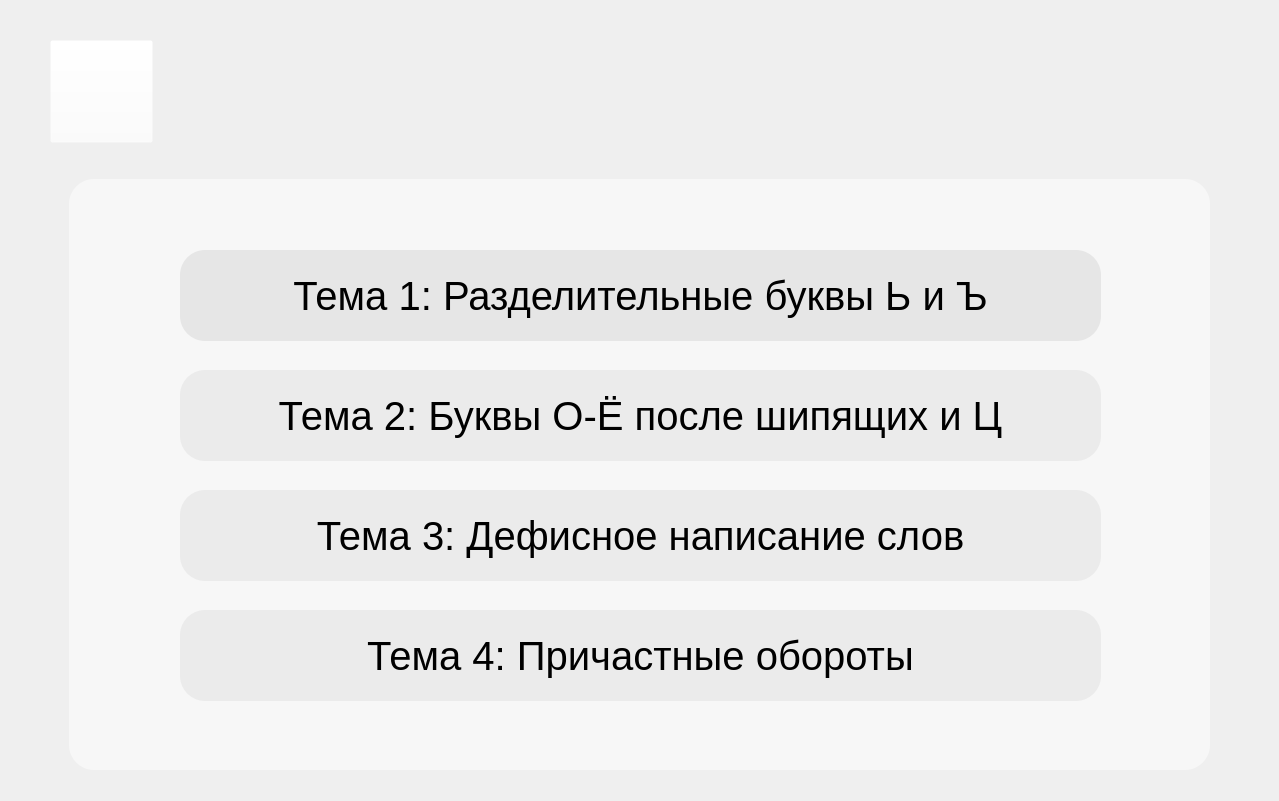
<?xml version="1.0" encoding="UTF-8"?>
<ui version="4.0">
 <class>TopicsWindow</class>
 <widget class="QWidget" name="TopicsWindow">
  <property name="geometry">
   <rect>
    <x>0</x>
    <y>0</y>
    <width>1279</width>
    <height>801</height>
   </rect>
  </property>
  <property name="windowTitle">
   <string>Form</string>
  </property>
  <widget class="QLabel" name="Pic">
   <property name="geometry">
    <rect>
     <x>-2</x>
     <y>-5</y>
     <width>1281</width>
     <height>811</height>
    </rect>
   </property>
   <property name="text">
    <string/>
   </property>
   <property name="pixmap">
    <pixmap>Pic/Pictare.jpg</pixmap>
   </property>
  </widget>
  <widget class="QPushButton" name="BackButton">
   <property name="geometry">
    <rect>
     <x>50</x>
     <y>40</y>
     <width>103</width>
     <height>103</height>
    </rect>
   </property>
   <property name="styleSheet">
    <string notr="true">background-image: url(&quot;:/img/Pic/BackButtonPng.png&quot;);
background-color: rgba(255, 255, 255, 0);</string>
   </property>
   <property name="text">
    <string/>
   </property>
  </widget>
  <widget class="QWidget" name="widget" native="true">
   <property name="geometry">
    <rect>
     <x>69</x>
     <y>179</y>
     <width>1141</width>
     <height>591</height>
    </rect>
   </property>
   <property name="styleSheet">
    <string notr="true">background-color: rgba(255, 255, 255, 125);
border-radius: 25px;</string>
   </property>
  </widget>
  <widget class="QPushButton" name="Topic1Button">
   <property name="geometry">
    <rect>
     <x>180</x>
     <y>250</y>
     <width>921</width>
     <height>91</height>
    </rect>
   </property>
   <property name="font">
    <font>
     <pointsize>30</pointsize>
    </font>
   </property>
   <property name="styleSheet">
    <string notr="true">background-color: rgba(230, 230, 230, 255);
border-radius: 25px;
color: rgb(0, 0, 0);</string>
   </property>
   <property name="text">
    <string>Тема 1: Разделительные буквы Ь и Ъ</string>
   </property>
  </widget>
  <widget class="QPushButton" name="Topic2Button">
   <property name="geometry">
    <rect>
     <x>180</x>
     <y>370</y>
     <width>921</width>
     <height>91</height>
    </rect>
   </property>
   <property name="font">
    <font>
     <pointsize>30</pointsize>
    </font>
   </property>
   <property name="whatsThis">
    <string>&lt;html&gt;&lt;head/&gt;&lt;body&gt;&lt;p&gt;В разработке&lt;/p&gt;&lt;/body&gt;&lt;/html&gt;</string>
   </property>
   <property name="styleSheet">
    <string notr="true">background-color: rgba(230, 230, 230, 170);
border-radius: 25px;
color: rgb(0, 0, 0);</string>
   </property>
   <property name="text">
    <string>Тема 2: Буквы О-Ё после шипящих и Ц</string>
   </property>
  </widget>
  <widget class="QPushButton" name="Topic3Button">
   <property name="geometry">
    <rect>
     <x>180</x>
     <y>490</y>
     <width>921</width>
     <height>91</height>
    </rect>
   </property>
   <property name="font">
    <font>
     <pointsize>30</pointsize>
    </font>
   </property>
   <property name="whatsThis">
    <string>&lt;html&gt;&lt;head/&gt;&lt;body&gt;&lt;p&gt;В разработке&lt;/p&gt;&lt;/body&gt;&lt;/html&gt;</string>
   </property>
   <property name="styleSheet">
    <string notr="true">background-color: rgba(230, 230, 230, 170);
border-radius: 25px;
color: rgb(0, 0, 0);</string>
   </property>
   <property name="text">
    <string>Тема 3: Дефисное написание слов</string>
   </property>
  </widget>
  <widget class="QPushButton" name="Topic4Button">
   <property name="geometry">
    <rect>
     <x>180</x>
     <y>610</y>
     <width>921</width>
     <height>91</height>
    </rect>
   </property>
   <property name="font">
    <font>
     <pointsize>30</pointsize>
    </font>
   </property>
   <property name="whatsThis">
    <string>&lt;html&gt;&lt;head/&gt;&lt;body&gt;&lt;p&gt;В разработке&lt;/p&gt;&lt;/body&gt;&lt;/html&gt;</string>
   </property>
   <property name="styleSheet">
    <string notr="true">background-color: rgba(230, 230, 230, 170);
border-radius: 25px;
color: rgb(0, 0, 0);</string>
   </property>
   <property name="text">
    <string>Тема 4: Причастные обороты</string>
   </property>
  </widget>
 </widget>
 <resources/>
 <connections/>
</ui>
